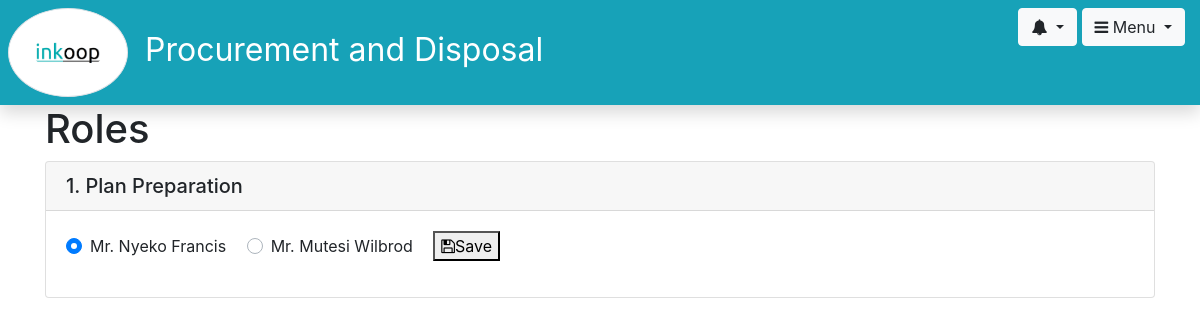
The page /roles (signed in) on the database its author committed.
### plan/models.py (models this page shows, shortened)
class Profile(models.Model):
    user = models.OneToOneField(User, unique=False, on_delete=models.CASCADE)
    accounting_officer = models.OneToOneField(AccountingOfficer, on_delete=models.CASCADE, null=True)
    head_of_pdu = models.OneToOneField(HeadOfPDU, on_delete=models.CASCADE, null=True)
    pdu_member = models.OneToOneField(PDUMember, on_delete=models.CASCADE, null=True)
    vote_controller = models.OneToOneField(VoteController, on_delete=models.CASCADE, null=True)
    head_of_department = models.OneToOneField(HeadOfDepartment, on_delete=models.CASCADE, null=True)
    department_member = models.OneToOneField(DepartmentMember, on_delete=models.CASCADE, null=True)

class Member(models.Model):
    first_name = models.CharField(max_length=15)
    last_name = models.CharField(max_length=15)
    title = models.CharField(max_length=30, default="")
    email = models.EmailField()
    telephone = models.CharField(max_length=15)
    hod = models.BooleanField(default=False)
    user_department = models.ForeignKey(UserDepartment, on_delete=models.CASCADE)
    profile = models.OneToOneField(Profile, on_delete=models.CASCADE, null=True)
    def __str__(self):
        return " ".join([self.first_name, self.last_name])

class UserDepartment(models.Model):
    name = models.CharField(max_length=100)
    budget_sealing = models.IntegerField()
    plan_prepared = models.BooleanField(default=False)
    plan_prepared_date = models.DateTimeField(null=True)
    plan_submitted = models.BooleanField(default=False)
    plan_submitted_date = models.DateTimeField(null=True)
    plan_received = models.BooleanField(default=False)
    plan_received_date = models.DateTimeField(null=True)
    plan_reverted = models.BooleanField(default=False)
    plan_reverted_date = models.DateTimeField(null=True)
    plan_reverted_reason = models.CharField(null=True)
    plan_reverted_reason = models.CharField(max_length=512, null=True)
    sub_programme = models.ForeignKey(SubProgramme, on_delete=models.CASCADE)
    def __str__(self):
        return self.name
    def get_members(self):
        return Member.objects.filter(user_department=self, hod=False)

### plan/views/role_views.py (the view)
# urls.py: path('roles', role_views.roles, name='roles'),
@login_required
def roles(request):
    user = get_user(request)
    department = user.profile.member.user_department
    context = {
        "department": department
    }
    return render(request, 'user_department/roles.html', context)

### plan/templates/user_department/roles.html (shortened to what this page needs)
{% extends 'user_department/logged-in-base.html' %}
{% load procurement_tags %}
{% block content %}
		{% with members=department.get_members %}
			<div class="container">
				<h1>Roles</h1>
				<div class="card">
					<h5 class="card-header">1. Plan Preparation</h5>
					<div class="card-body">
						<form method="POST" action="{% url 'plan:assign_preparation_role' %}">
							{% for member in members %}
								<div class="custom-control custom-radio custom-control-inline">
									<label class="custom-control-label" for="plan_preparation{{member.id}}">{{ member }}</label>
								</div>
							{% endfor %}
							<button><span class="fa fa-save"></span>Save</button>
						</form>
					</div>
				</div>
			</div>
		{% endwith %}
	</div>
{% endblock %}

### plan/templates/user_department/logged-in-base.html (shortened to what this page needs)
{% extends 'global/base.html' %}
{% load staticfiles %}
{% block body %}
<div class="container-fluid">
	<div class="row fixed bg-info text-white shadow" style="z-index: 1000">
		<div class="col-md-10 my-auto p-0" style="font-size: 2rem;">
			<img width="120" src="{% static 'img/logo.png' %}" class="img-thumbnail rounded-circle p-4 m-2" align="center" alt="PPDA logo"/>
			{{ user.profile.member.user_department }}
		</div>
		<div class="col-md-2 my-2" align="right">
			{% with notifications=user.profile.get_notifications %}
				<div class="btn-group">
					<button type="button" class="btn btn-light dropdown-toggle" data-toggle="dropdown" aria-haspopup="true" aria-expanded="false">
						{% if notifications|length %} <span class="badge badge-pill badge-danger">{{notifications|length}}</span> {% endif %} <span class="fa fa-bell"></span>
					</button>
				</div>
			{% endwith %}
			<div class="btn-group">
				<button type="button" class="btn btn-light dropdown-toggle" data-toggle="dropdown" aria-haspopup="true" aria-expanded="false">
					<span class="fa fa-navicon"></span> Menu
				</button>
			</div>
		</div>
	</div>
	<div class="row">
		{% block content %}
		{% endblock %}
	</div>
{% endblock %}

### plan/static/css/style.css (style rules this page uses)
.fixed { position:sticky; top:0; z-index:108374; }

### rows shown on the page
Member: first_name+last_name "Mr. Nyeko Francis"
Member: first_name+last_name "Mr. Mutesi Wilbrod"

### other values the page prints
{{ user.profile.member.user_department }} "Procurement and Disposal"
